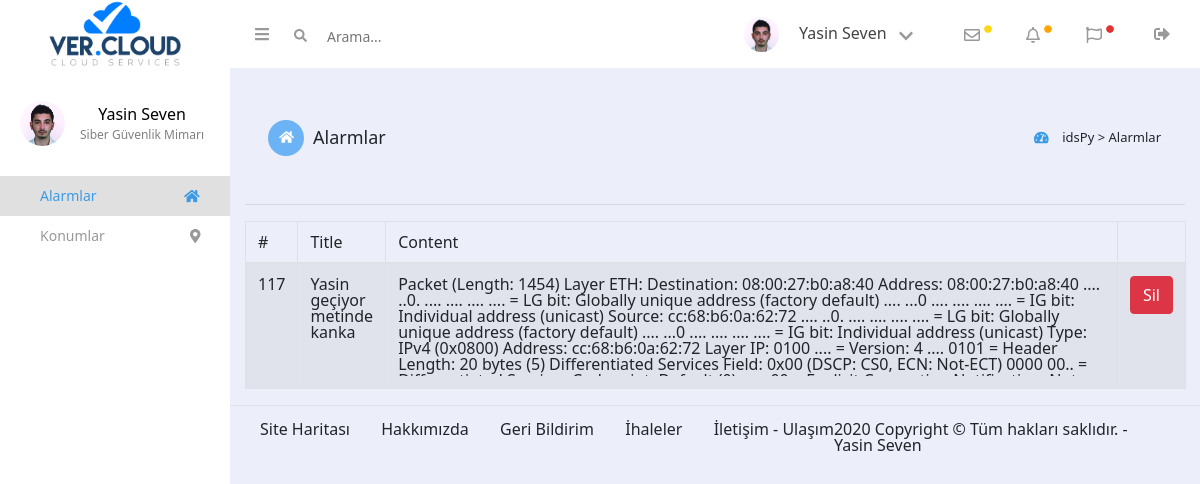
Before: / with the older database file.
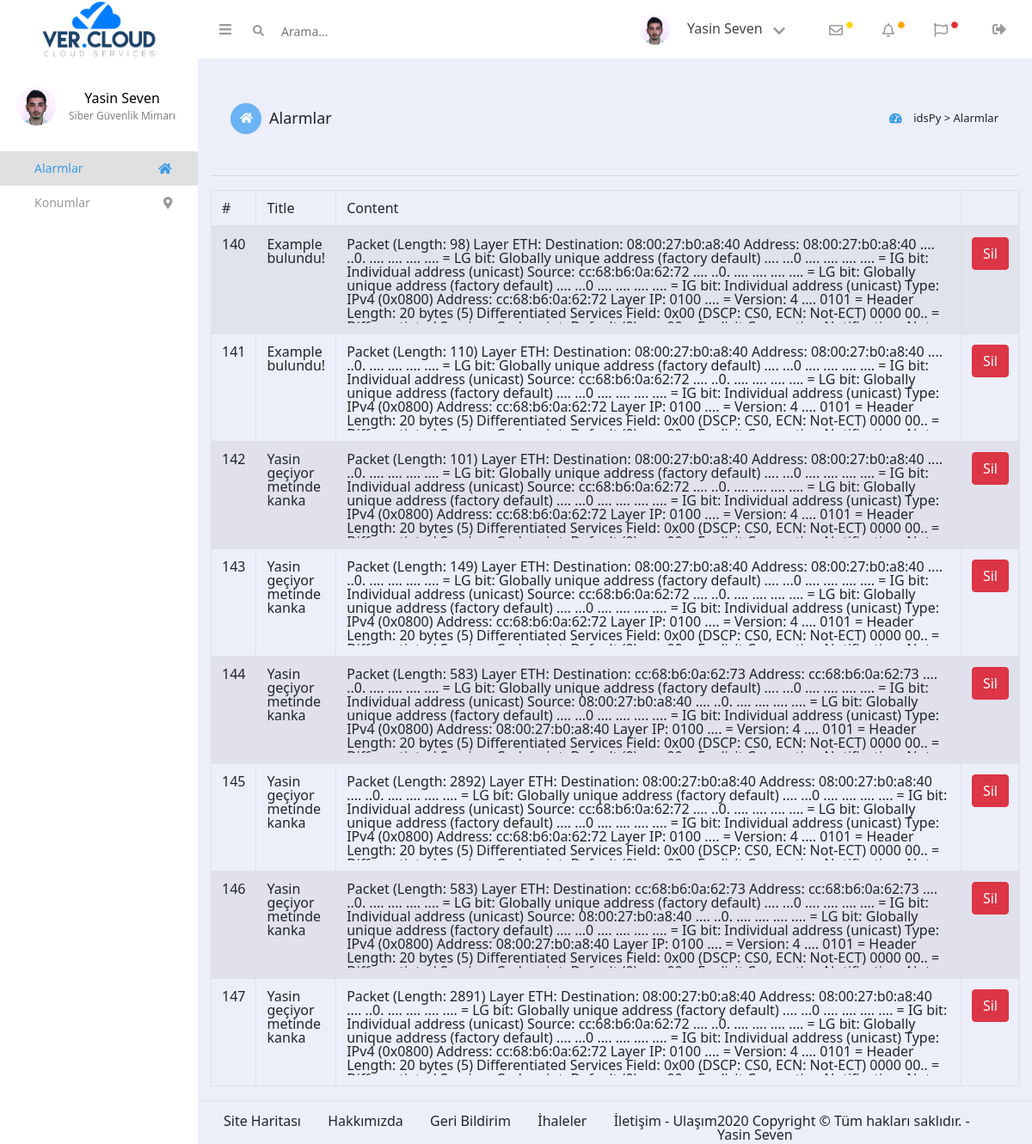
After: the same page with the newer database file.
### alert/models.py (models this page shows, shortened)
class CapturedPackets(models.Model):
    title = models.TextField(verbose_name="title")
    p_content = models.TextField(verbose_name="captured_packets")

### alert/views.py (the view)
# urls.py: path('', views.index),
def index(request):
    cap_packs = CapturedPackets.objects.all()
    return render(request, "index.html", {"cap_packs":cap_packs})

### templates/index.html (shortened to what this page needs)
{% load static %}
<!DOCTYPE html>
<html lang="en">
<head>
    <link rel="stylesheet" href="https://cdn.jsdelivr.net/npm/bootstrap@4.0.0/dist/css/bootstrap.min.css">
    <link rel="stylesheet" href="{% static 'css/style.css' %}" />
</head>
<body>
  <div class="kenarCubugu">
    <div class="yanBaslik">
      <a href="#"><img src="{% static 'images/logo.png' %}" alt="" /></a>
    </div>
    <div class="kullanici">
      <img src="{% static 'images/kullanici.png' %}" />
      <div class="bilgi">
        <span class="isim">Yasin Seven</span>
        <span class="unvan">Siber Güvenlik Mimarı</span>
      </div>
    </div>
    <a href="index.php" class="kontrolPaneli">
      <span>Alarmlar</span>
      <i class="fas fa-home"></i>
    </a>
    <a href="konumlar.php" class="konumlar">
      <span>Konumlar</span>
      <i class="fas fa-map-marker-alt"></i>
    </a>
  </div>
  <div class="icerik">
    <div class="baslik">
      <i class="fas fa-bars"></i>
      <div class="arama">
        <i class="fas fa-search"></i>
        <input type="text" placeholder="Arama..." />
      </div>
      <div class="kullanici">
        <img src="{% static 'images/kullanici.png' %}" />
        <span>Yasin Seven</span>
        <i class="fas fa-chevron-down"></i>
      </div>
      <div class="bildirim">
        <div class="baslikMektup">
          <i class="far fa-envelope"></i>
          <i class="fas fa-circle"></i>
        </div>
        <div class="baslikCan">
          <i class="far fa-bell"></i>
          <i class="fas fa-circle"></i>
        </div>
        <div class="baslikBayrak">
          <i class="far fa-flag"></i>
          <i class="fas fa-circle"></i>
        </div>
      </div>
      <a href="logout.php" class="logOut"><i class="fas fa-sign-out-alt"></i></a>
    </div>
    <div class="anaEkran">
      <div class="ust">
        <div class="sol">
          <span>Alarmlar</span>
          <i class="fas fa-home"></i>
        </div>
        <div class="sag">
          <i class="fas fa-tachometer-alt"></i>
          <span>idsPy</span>
          <span>></span>
          <span>Alarmlar</span>
        </div>
      </div>
      <div class="kutular1">
        <div class="container">
          <hr>
          {% if cap_packs %}
          <table class="table table-striped table-bordered">
              <thead>
                <tr>
                  <th scope="col">#</th>
                  <th scope="col">Title</th>
                  <th scope="col">Content</th>
                  <th scope="col"></th>
                </tr>
              </thead>
              <tbody>
                  {% for cap_packs in cap_packs %}
                  <tr>
                      <th scope="row">{{cap_packs.id}}</th>
                      <td>{{cap_packs.title}}</td>
                      <td><div style="overflow:scroll; width:100%; height:100px">{{cap_packs.p_content}}</div></td>
                      <td><a href="/delete/{{cap_packs.id}}" class = "btn btn-danger">Sil</a></td>
                    </tr>
                  {% endfor %}
              </tbody>
            </table>
          {% else %}
          <div class="alert alert-danger">
              Yakalanmış paket yok...
          </div>
          {% endif %}
      </div>
      </div>
    <div class="footer">
      <div class="sol">
        <span>Site Haritası</span>
        <span>Hakkımızda</span>
        <span>Geri Bildirim</span>
        <span>İhaleler</span>
        <span>İletişim - Ulaşım</span></div>
      <span class="copyright">2020 Copyright © Tüm hakları saklıdır. - Yasin Seven</span>
    </div>
  </div>
</body>
</html>

Changed rows visible on the page:
removed CapturedPackets: id "117", title "Yasin geçiyor metinde kanka", p_content "Packet (Length: 1454) Layer ETH: Destination: 08:00:27:b0:a8:40 Address: 08:00:27:b0:a8:40 .... ..0. .... .... .... .... = LG bit: Globally unique address (factory default) .... ...0 .... .... .... .... = IG bit: Individual address (unicast) Source: cc:68:b6:0a:62:72 .... ..0. .... .... .... .... = LG bit: Globally unique address (factory default) .... ...0 .... .... .... .... = IG bit: Individual address (unicast) Type: IPv4 (0x0800) Address: cc:68:b6:0a:62:72 Layer IP: 0100 .... = Version: 4 .... 0101 = Header Length: 20 bytes (5) Differentiated Services Field: 0x00 (DSCP: CS0, ECN: Not-ECT) 0000 00.. =…"
added CapturedPackets: id "140", title "Example bulundu!", p_content "Packet (Length: 98) Layer ETH: Destination: 08:00:27:b0:a8:40 Address: 08:00:27:b0:a8:40 .... ..0. .... .... .... .... = LG bit: Globally unique address (factory default) .... ...0 .... .... .... .... = IG bit: Individual address (unicast) Source: cc:68:b6:0a:62:72 .... ..0. .... .... .... .... = LG bit: Globally unique address (factory default) .... ...0 .... .... .... .... = IG bit: Individual address (unicast) Type: IPv4 (0x0800) Address: cc:68:b6:0a:62:72 Layer IP: 0100 .... = Version: 4 .... 0101 = Header Length: 20 bytes (5) Differentiated Services Field: 0x00 (DSCP: CS0, ECN: Not-ECT) 0000 00.. =…"
added CapturedPackets: id "141", title "Example bulundu!", p_content "Packet (Length: 110) Layer ETH: Destination: 08:00:27:b0:a8:40 Address: 08:00:27:b0:a8:40 .... ..0. .... .... .... .... = LG bit: Globally unique address (factory default) .... ...0 .... .... .... .... = IG bit: Individual address (unicast) Source: cc:68:b6:0a:62:72 .... ..0. .... .... .... .... = LG bit: Globally unique address (factory default) .... ...0 .... .... .... .... = IG bit: Individual address (unicast) Type: IPv4 (0x0800) Address: cc:68:b6:0a:62:72 Layer IP: 0100 .... = Version: 4 .... 0101 = Header Length: 20 bytes (5) Differentiated Services Field: 0x00 (DSCP: CS0, ECN: Not-ECT) 0000 00.. =…"
added CapturedPackets: id "142", title "Yasin geçiyor metinde kanka", p_content "Packet (Length: 101) Layer ETH: Destination: 08:00:27:b0:a8:40 Address: 08:00:27:b0:a8:40 .... ..0. .... .... .... .... = LG bit: Globally unique address (factory default) .... ...0 .... .... .... .... = IG bit: Individual address (unicast) Source: cc:68:b6:0a:62:72 .... ..0. .... .... .... .... = LG bit: Globally unique address (factory default) .... ...0 .... .... .... .... = IG bit: Individual address (unicast) Type: IPv4 (0x0800) Address: cc:68:b6:0a:62:72 Layer IP: 0100 .... = Version: 4 .... 0101 = Header Length: 20 bytes (5) Differentiated Services Field: 0x00 (DSCP: CS0, ECN: Not-ECT) 0000 00.. =…"
added CapturedPackets: id "143", title "Yasin geçiyor metinde kanka", p_content "Packet (Length: 149) Layer ETH: Destination: 08:00:27:b0:a8:40 Address: 08:00:27:b0:a8:40 .... ..0. .... .... .... .... = LG bit: Globally unique address (factory default) .... ...0 .... .... .... .... = IG bit: Individual address (unicast) Source: cc:68:b6:0a:62:72 .... ..0. .... .... .... .... = LG bit: Globally unique address (factory default) .... ...0 .... .... .... .... = IG bit: Individual address (unicast) Type: IPv4 (0x0800) Address: cc:68:b6:0a:62:72 Layer IP: 0100 .... = Version: 4 .... 0101 = Header Length: 20 bytes (5) Differentiated Services Field: 0x00 (DSCP: CS0, ECN: Not-ECT) 0000 00.. =…"
added CapturedPackets: id "144", title "Yasin geçiyor metinde kanka", p_content "Packet (Length: 583) Layer ETH: Destination: cc:68:b6:0a:62:73 Address: cc:68:b6:0a:62:73 .... ..0. .... .... .... .... = LG bit: Globally unique address (factory default) .... ...0 .... .... .... .... = IG bit: Individual address (unicast) Source: 08:00:27:b0:a8:40 .... ..0. .... .... .... .... = LG bit: Globally unique address (factory default) .... ...0 .... .... .... .... = IG bit: Individual address (unicast) Type: IPv4 (0x0800) Address: 08:00:27:b0:a8:40 Layer IP: 0100 .... = Version: 4 .... 0101 = Header Length: 20 bytes (5) Differentiated Services Field: 0x00 (DSCP: CS0, ECN: Not-ECT) 0000 00.. =…"
added CapturedPackets: id "145", title "Yasin geçiyor metinde kanka", p_content "Packet (Length: 2892) Layer ETH: Destination: 08:00:27:b0:a8:40 Address: 08:00:27:b0:a8:40 .... ..0. .... .... .... .... = LG bit: Globally unique address (factory default) .... ...0 .... .... .... .... = IG bit: Individual address (unicast) Source: cc:68:b6:0a:62:72 .... ..0. .... .... .... .... = LG bit: Globally unique address (factory default) .... ...0 .... .... .... .... = IG bit: Individual address (unicast) Type: IPv4 (0x0800) Address: cc:68:b6:0a:62:72 Layer IP: 0100 .... = Version: 4 .... 0101 = Header Length: 20 bytes (5) Differentiated Services Field: 0x00 (DSCP: CS0, ECN: Not-ECT) 0000 00.. =…"
added CapturedPackets: id "146", title "Yasin geçiyor metinde kanka", p_content "Packet (Length: 583) Layer ETH: Destination: cc:68:b6:0a:62:73 Address: cc:68:b6:0a:62:73 .... ..0. .... .... .... .... = LG bit: Globally unique address (factory default) .... ...0 .... .... .... .... = IG bit: Individual address (unicast) Source: 08:00:27:b0:a8:40 .... ..0. .... .... .... .... = LG bit: Globally unique address (factory default) .... ...0 .... .... .... .... = IG bit: Individual address (unicast) Type: IPv4 (0x0800) Address: 08:00:27:b0:a8:40 Layer IP: 0100 .... = Version: 4 .... 0101 = Header Length: 20 bytes (5) Differentiated Services Field: 0x00 (DSCP: CS0, ECN: Not-ECT) 0000 00.. =…"
added CapturedPackets: id "147", title "Yasin geçiyor metinde kanka", p_content "Packet (Length: 2891) Layer ETH: Destination: 08:00:27:b0:a8:40 Address: 08:00:27:b0:a8:40 .... ..0. .... .... .... .... = LG bit: Globally unique address (factory default) .... ...0 .... .... .... .... = IG bit: Individual address (unicast) Source: cc:68:b6:0a:62:72 .... ..0. .... .... .... .... = LG bit: Globally unique address (factory default) .... ...0 .... .... .... .... = IG bit: Individual address (unicast) Type: IPv4 (0x0800) Address: cc:68:b6:0a:62:72 Layer IP: 0100 .... = Version: 4 .... 0101 = Header Length: 20 bytes (5) Differentiated Services Field: 0x00 (DSCP: CS0, ECN: Not-ECT) 0000 00.. =…"
